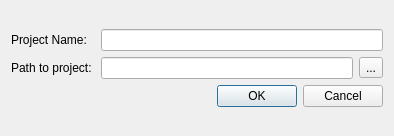
<?xml version="1.0" encoding="UTF-8"?>
<ui version="4.0">
 <class>newProjectDialog</class>
 <widget class="QDialog" name="newProjectDialog">
  <property name="geometry">
   <rect>
    <x>0</x>
    <y>0</y>
    <width>394</width>
    <height>136</height>
   </rect>
  </property>
  <property name="windowTitle">
   <string>New Project</string>
  </property>
  <layout class="QVBoxLayout" name="verticalLayout">
   <item>
    <layout class="QGridLayout" name="gridLayout">
     <item row="0" column="0">
      <widget class="QLabel" name="label">
       <property name="text">
        <string>Project Name: </string>
       </property>
      </widget>
     </item>
     <item row="0" column="1" colspan="2">
      <widget class="QLineEdit" name="projectNameLineEdit"/>
     </item>
     <item row="1" column="0">
      <widget class="QLabel" name="label_2">
       <property name="text">
        <string>Path to project: </string>
       </property>
      </widget>
     </item>
     <item row="1" column="1">
      <widget class="QLineEdit" name="projectPathLineEdit"/>
     </item>
     <item row="1" column="2">
      <widget class="QToolButton" name="pathToolButton">
       <property name="text">
        <string>...</string>
       </property>
      </widget>
     </item>
     <item row="2" column="0" colspan="3">
      <widget class="QDialogButtonBox" name="buttonBox">
       <property name="orientation">
        <enum>Qt::Horizontal</enum>
       </property>
       <property name="standardButtons">
        <set>QDialogButtonBox::Cancel|QDialogButtonBox::Ok</set>
       </property>
      </widget>
     </item>
    </layout>
   </item>
  </layout>
 </widget>
 <resources/>
 <connections>
  <connection>
   <sender>buttonBox</sender>
   <signal>accepted()</signal>
   <receiver>newProjectDialog</receiver>
   <slot>accept()</slot>
   <hints>
    <hint type="sourcelabel">
     <x>248</x>
     <y>254</y>
    </hint>
    <hint type="destinationlabel">
     <x>157</x>
     <y>274</y>
    </hint>
   </hints>
  </connection>
  <connection>
   <sender>buttonBox</sender>
   <signal>rejected()</signal>
   <receiver>newProjectDialog</receiver>
   <slot>reject()</slot>
   <hints>
    <hint type="sourcelabel">
     <x>316</x>
     <y>260</y>
    </hint>
    <hint type="destinationlabel">
     <x>286</x>
     <y>274</y>
    </hint>
   </hints>
  </connection>
 </connections>
</ui>
